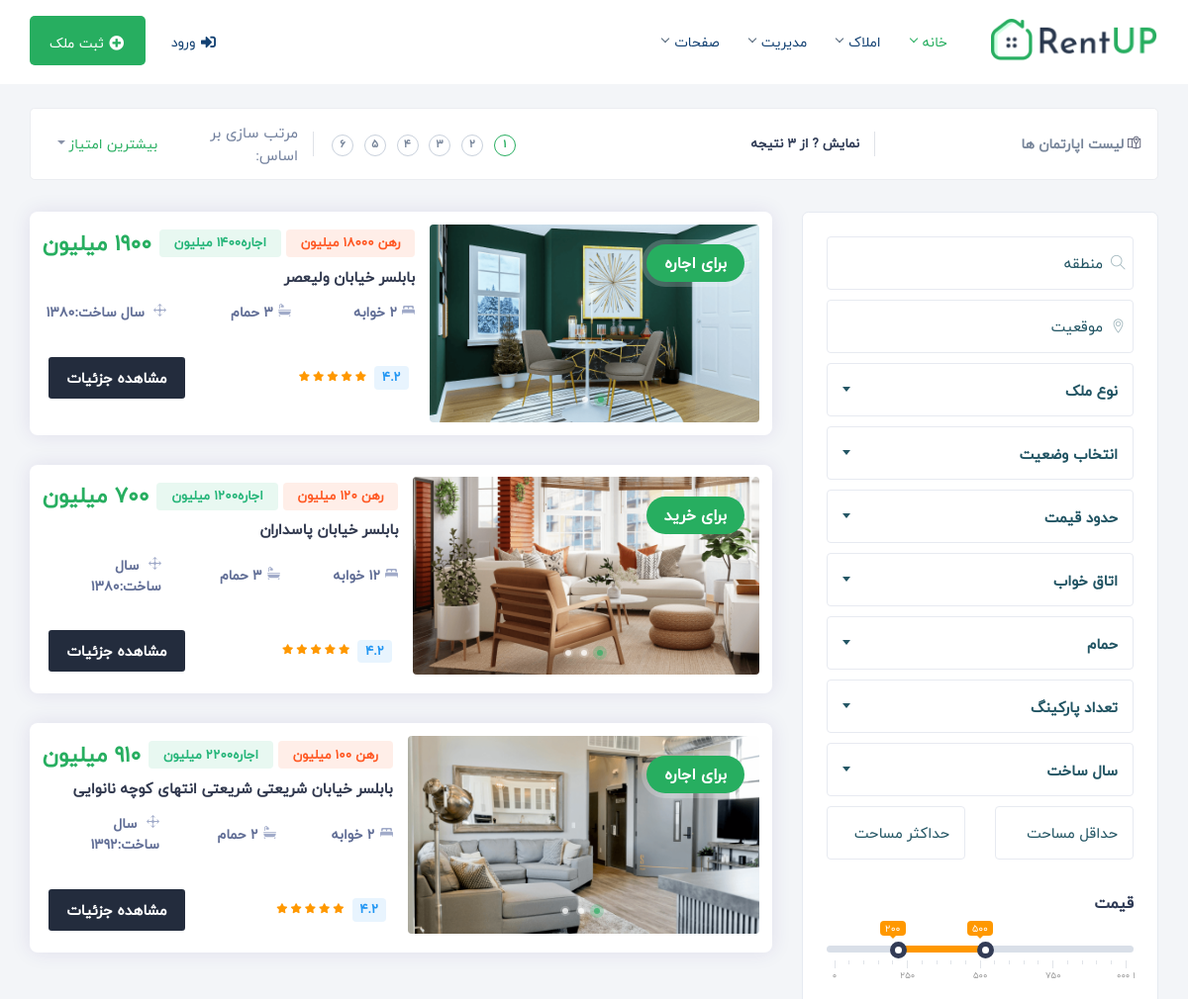
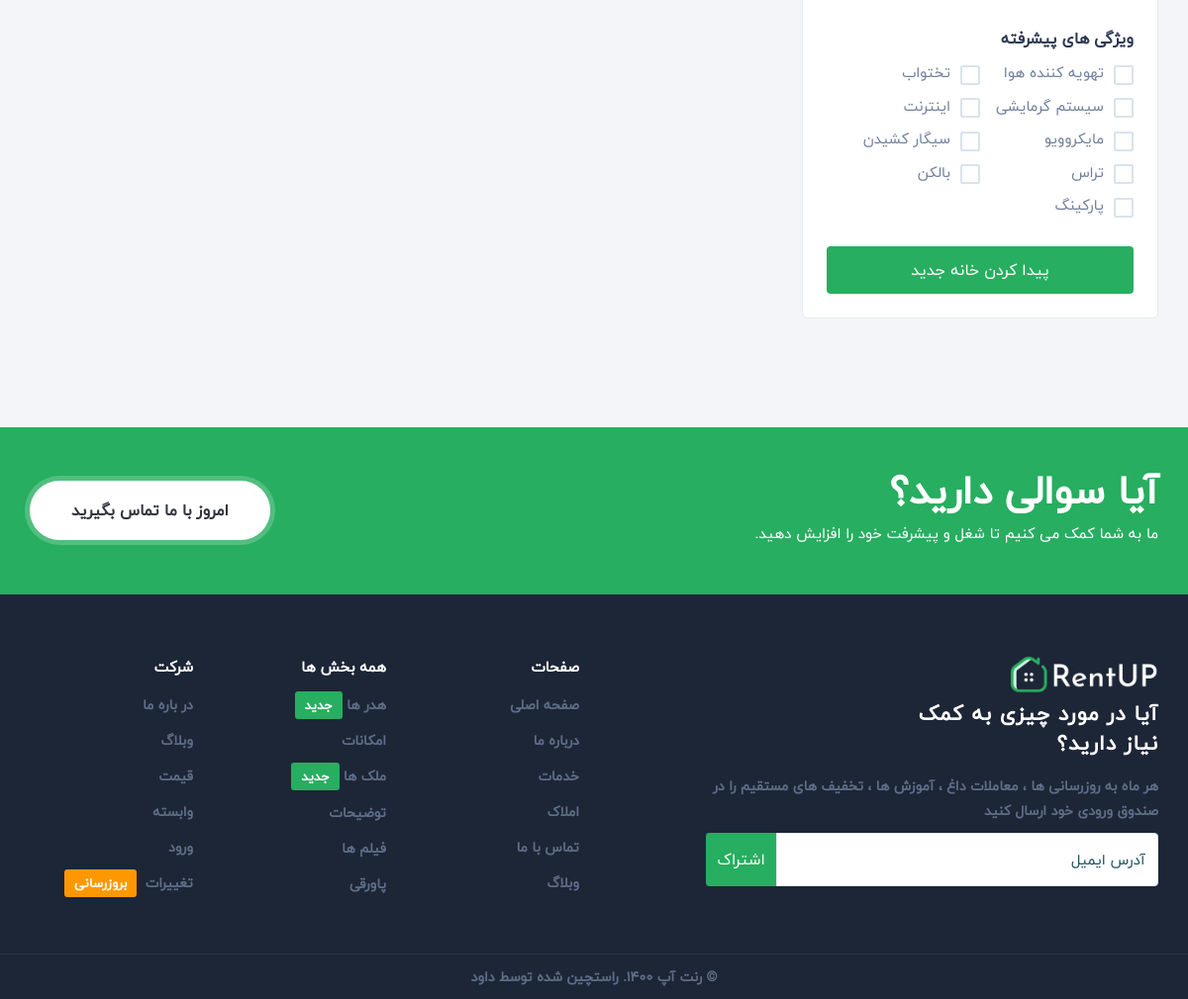
The app's page /listview/ with its own data (2 pictures, top to bottom).
### posts/models.py (models this page shows, shortened)
class aparteman(models.Model):
    STATUS_BUY = (
        ('برای خرید', 'برای خرید'),
        ('برای اجاره', 'برای اجاره'),
    )
    SANAD_CHOICES = (
        ('شش دانگ', 'شش دانگ'),
        ('مشاع', 'مشاع'),
        ('اصلاحات ارضی', 'اصلاحات ارضی'),
    )
    titr = models.CharField(max_length=150, verbose_name='تیتر')
    status_buy = models.CharField(
        max_length=50, choices=STATUS_BUY, default='برای خرید', verbose_name='برای خرید/رهن و اجاره')
    gheymat = models.PositiveIntegerField(
        default=0, verbose_name='قیمت')
    gheymat_rahn = models.PositiveIntegerField(
        default=0, verbose_name='قیمت رهن')
    gheymat_ejare = models.PositiveIntegerField(
        default=0, verbose_name='قیمت اجاره')
    locations = models.TextField(verbose_name='ادرس اپارتمان')
    sanad = models.CharField(
        max_length=32, choices=SANAD_CHOICES, default='شش دانگ', verbose_name='نوع سند')
    andaze = models.PositiveIntegerField(verbose_name='متراژ',default=0)
    tabaghe = models.PositiveIntegerField(verbose_name='طبقه')
    tedad_tabaghe = models.PositiveSmallIntegerField(verbose_name='تعداد طبقه')
    tedad_vahed_tabaghe = models.PositiveSmallIntegerField(
        verbose_name='تعداد واحد در هر طبقه',default=0)
    tedad_otagh = models.CharField(max_length=2, verbose_name='تعداد اتاق')
    tedad_dastshoe = models.PositiveSmallIntegerField(
        verbose_name='تعداد سرویس بهداشتی')
    sal_sakht = models.IntegerField(verbose_name='سال ساخت')
    tozihat_karbar = models.TextField(verbose_name='توضیحات کاربر')
    tozihat_khososy = models.TextField(
        blank=True, null=True, verbose_name='توضیحات خصوصی')
    image = models.ImageField(verbose_name='عکس اصلی',null=True)
    upload_time = models.DateField(auto_now=True, verbose_name='زمان ثبت')
    parking = models.BooleanField(default='False')
    ghabel_moaveze = models.BooleanField(default=False, verbose_name='قابل معاوضه؟')
    vise = models.BooleanField(default=False, verbose_name='ویژه؟')
    active = models.BooleanField(default=True, verbose_name='نمایش داده شود؟')
    tahvie = models.BooleanField(default=False)
    internet = models.BooleanField(default=False)
    trass = models.BooleanField(default=False)
    wifi = models.BooleanField(default=False)
    bed = models.BooleanField(default=False)
    micro = models.BooleanField(default=False)
    balcony = models.BooleanField(default=False)
    sahel = models.BooleanField(default=False)
    system_garmayeshi= models.BooleanField(default=False)
    sigary = models.BooleanField(default=False)
    class Meta:
        ordering = ['-upload_time']
        verbose_name = 'اپارتمان'
        verbose_name_plural = 'اپارتمان ها'

### posts/views.py (the view)
# urls.py: path('listview/',views.listview,name='listview'),
def listview(request):
    context = {
        'apartemans' : aparteman.objects.filter(active=True),
    }
    return render(request,'posts/listview.html',context)

### templates/posts/listview.html (shortened to what this page needs)
{% extends 'base.html' %}
{% load static %}
{% block body %}
<section class="gray pt-4">
	<div class="container">
		<div class="row m-0">
			<div class="short_wraping">
				<div class="row align-items-center">
					<div class="col-lg-3 col-md-6 col-sm-12  col-sm-6">
						<ul class="shorting_grid">
							<li class="list-inline-item"><a href="#"><span class="ti-map-alt"></span>لیست اپارتمان ها</a></li>
						</ul>
					</div>
					<div class="col-lg-6 col-md-12 col-sm-12 order-lg-2 order-md-3 elco_bor col-sm-12">
						<div class="shorting_pagination">
							<div class="shorting_pagination_laft">
								<h5>نمایش ? از {{apartemans.count}} نتیجه</h5>
							</div>
							<div class="shorting_pagination_right">
								<ul>
									<li><a href="javascript:void(0);" class="active">1</a></li>
									<li><a href="javascript:void(0);">2</a></li>
									<li><a href="javascript:void(0);">3</a></li>
									<li><a href="javascript:void(0);">4</a></li>
									<li><a href="javascript:void(0);">5</a></li>
									<li><a href="javascript:void(0);">6</a></li>
								</ul>
							</div>
						</div>
					</div>
					<div class="col-lg-3 col-md-6 col-sm-12 order-lg-3 order-md-2 col-sm-6">
						<div class="shorting-right">
							<label>مرتب سازی بر اساس:</label>
							<div class="dropdown show">
								<a class="btn btn-filter dropdown-toggle" href="#" data-toggle="dropdown" aria-haspopup="true" aria-expanded="false">
									<span class="selection">بیشترین امتیاز</span>
								</a>
							</div>
						</div>
					</div>
				</div>
			</div>
		</div>
		<div class="row">
			<div class="col-lg-4 col-md-12 col-sm-12">
				<div class="page-sidebar p-0">
					<div class="collapse" id="fltbox">
						<div class="sidebar-widgets p-4">
							<div class="form-group">
								<div class="input-with-icon">
									<input type="text" class="form-control" placeholder="منطقه">
								</div>
							</div>
							<div class="form-group">
								<div class="input-with-icon">
									<input type="text" class="form-control" placeholder="موقعیت">
								</div>
							</div>
							<div class="form-group">
								<div class="simple-input">
								</div>
							</div>
							<div class="form-group">
								<div class="simple-input">
								</div>
							</div>
							<div class="form-group">
								<div class="simple-input">
								</div>
							</div>
							<div class="form-group">
								<div class="simple-input">
								</div>
							</div>
							<div class="form-group">
								<div class="simple-input">
								</div>
							</div>
							<div class="form-group">
								<div class="simple-input">
								</div>
							</div>
							<div class="form-group">
								<div class="simple-input">
								</div>
							</div>
							<div class="row">
								<div class="col-lg-6 col-md-6 col-sm-6">
									<div class="form-group">
										<div class="simple-input">
											<input type="text" class="form-control" placeholder="حداقل مساحت">
										</div>
									</div>
								</div>
								<div class="col-lg-6 col-md-6 col-sm-6">
									<div class="form-group">
										<div class="simple-input">
											<input type="text" class="form-control" placeholder="حداکثر مساحت">
										</div>
									</div>
								</div>
							</div>
							<div class="row">
								<div class="col-lg-12 col-md-12 col-sm-12 pt-4 pb-4">
									<h6>قیمت</h6>
									<div class="rg-slider">
											<input type="text" class="js-range-slider" name="my_range" value="" />
									</div>
								</div>
							</div>
							<div class="row">
								<div class="col-lg-12 col-md-12 col-sm-12 pt-4">
									<h6>ویژگی های پیشرفته</h6>
									<ul class="row p-0 m-0">
										<li class="col-lg-6 col-md-6 p-0">
											<label for="a-1" class="checkbox-custom-label">تهویه کننده هوا</label>
										</li>
										<li class="col-lg-6 col-md-6 p-0">
											<label for="a-2" class="checkbox-custom-label">تختواب</label>
										</li>
										<li class="col-lg-6 col-md-6 p-0">
											<label for="a-3" class="checkbox-custom-label">سیستم گرمایشی</label>
										</li>
										<li class="col-lg-6 col-md-6 p-0">
											<label for="a-4" class="checkbox-custom-label">اینترنت</label>
										</li>
										<li class="col-lg-6 col-md-6 p-0">
											<label for="a-5" class="checkbox-custom-label">مایکروویو</label>
										</li>
										<li class="col-lg-6 col-md-6 p-0">
											<label for="a-6" class="checkbox-custom-label">سیگار کشیدن</label>
										</li>
										<li class="col-lg-6 col-md-6 p-0">
											<label for="a-7" class="checkbox-custom-label">تراس</label>
										</li>
										<li class="col-lg-6 col-md-6 p-0">
											<label for="a-8" class="checkbox-custom-label">بالکن</label>
										</li>
										<li class="col-lg-6 col-md-6 p-0">
											<label for="a-9" class="checkbox-custom-label">پارکینگ</label>
										</li>
									</ul>
								</div>
							</div>
							<div class="row">
								<div class="col-lg-12 col-md-12 col-sm-12 pt-4">
									<button class="btn theme-bg rounded full-width">پیدا کردن خانه جدید</button>
								</div>
							</div>
						</div>
					</div>
				</div>
			</div>
			<div class="col-lg-8 col-md-12 col-sm-12">
				<div class="row justify-content-center">
					{% for apa in apartemans %}
					<div class="col-xl-12 col-lg-12 col-md-12 col-sm-12">
						<div class="property-listing list_view">
							<div class="listing-img-wrapper">
								<div class="_exlio_125">{{apa.status_buy}}</div>
								<div class="list-img-slide">
									<div class="click">
										<div><a href="single-property-1.html"><img src="{{apa.image.url}}" class="img-fluid mx-auto" alt="" /></a></div>
									</div>
								</div>
							</div>
							<div class="list_view_flex">
								<div class="listing-detail-wrapper mt-1">
									<div class="listing-short-detail-wrap">
										<div class="_card_list_flex mb-2">
											<div class="_card_flex_01">
												<span class="_list_blickes _netork">رهن {{apa.gheymat_rahn}} میلیون</span>
												<span class="_list_blickes types">اجاره{{apa.gheymat_ejare}} میلیون</span>
											</div>
											<div class="_card_flex_last">
												<h6 class="listing-card-info-price mb-0">{{apa.gheymat}} میلیون</h6>
											</div>
										</div>
										<div class="_card_list_flex">
											<div class="_card_flex_01">
												<h4 class="listing-name verified"><a href="single-property-1.html" class="prt-link-detail">{{apa.locations}}</a></h4>
											</div>
										</div>
									</div>
								</div>
								<div class="price-features-wrapper">
									<div class="list-fx-features">
										<div class="listing-card-info-icon">
											<div class="inc-fleat-icon"><img src="{% static 'assets/img/bed.svg' %}" width="13" alt="" /></div>{{apa.tedad_otagh}} خوابه
										</div>
										<div class="listing-card-info-icon">
											<div class="inc-fleat-icon"><img src="{% static 'assets/img/bathtub.svg' %}" width="13" alt="" /></div>{{apa.tedad_dastshoe}} حمام
										</div>
										<div class="listing-card-info-icon">
											<div class="inc-fleat-icon"><img src="{% static 'assets/img/move.svg' %}" width="13" alt="" /></div> سال ساخت:{{apa.sal_sakht}}
										</div>
									</div>
								</div>
								<div class="listing-detail-footer">
									<div class="footer-first">
										<div class="foot-rates">
											<span class="elio_rate good">4.2</span>
											<div class="_rate_stio">
												<i class="fa fa-star"></i>
												<i class="fa fa-star"></i>
												<i class="fa fa-star"></i>
												<i class="fa fa-star"></i>
												<i class="fa fa-star"></i>
											</div>
										</div>
									</div>
									<div class="footer-flex">
										<a href="{% url 'posts:detailview' apa.id %}" class="prt-view">مشاهده جزئیات</a>
									</div>
								</div>
							</div>
						</div>
					</div>
					{% endfor %}
				</div>
			</div>
		</div>
	</div>
</section>
{% endblock body %}

### records on screen
aparteman: status_buy "برای اجاره", image (picture), gheymat_rahn "18000", gheymat_ejare "1400", locations "بابلسر خیابان ولیعصر", tedad_otagh "2", sal_sakht "1380"
aparteman: status_buy "برای خرید", image (picture), locations "بابلسر خیابان پاسداران", tedad_dastshoe "3", sal_sakht "1380"
aparteman: status_buy "برای اجاره", image (picture), gheymat_rahn "100", gheymat_ejare "2200", locations "بابلسر خیابان شریعتی شریعتی انتهای کوچه نانوایی", tedad_otagh "2", tedad_dastshoe "2", sal_sakht "1392"

### other values on screen
{{ apartemans.count }} "3"
